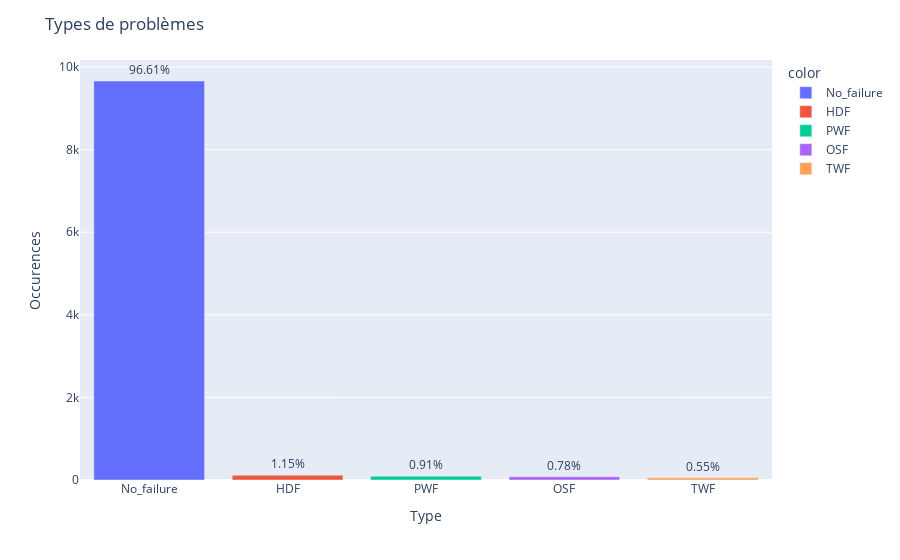

Notebook code cell kept with this figure:
### Markdown cell above
#### beaucoup de materiel qualifié de low  
#### Mauvaise distrib des classes

### Code cell
import plotly.express as px

# Types de problemes
count_failures = df['Failure_type'].value_counts()

# Calculer les pourcentages
pourcentages = count_failures / count_failures.sum() * 100

# Créer le graphique à barres avec Plotly Express
fig = px.bar(x=count_failures.index, y=count_failures.values, color=count_failures.index, text=pourcentages.round(2).astype(str) + '%')

# Mettre à jour les paramètres de la figure
fig.update_layout(title='Types de problèmes', xaxis_title='Type', yaxis_title='Occurences')

# Afficher les pourcentages au-dessus des barres
fig.update_traces(textposition='outside')

# Afficher la figure
fig.show()

### Figure 1 — Plotly figure (JSON) as saved in the notebook; plotly's stock layout.template omitted (floating-point values rounded to 4 significant figures)
{"data": [{"alignmentgroup": "True", "hovertemplate": "color=No_failure<br>x=%{x}<br>y=%{y}<br>text=%{text}<extra></extra>", "legendgroup": "No_failure", "marker": {"color": "#636efa", "pattern": {"shape": ""}}, "name": "No_failure", "offsetgroup": "No_failure", "orientation": "v", "showlegend": true, "text": ["96.61%"], "textposition": "outside", "type": "bar", "x": ["No_failure"], "xaxis": "x", "y": [9661], "yaxis": "y"}, {"alignmentgroup": "True", "hovertemplate": "color=HDF<br>x=%{x}<br>y=%{y}<br>text=%{text}<extra></extra>", "legendgroup": "HDF", "marker": {"color": "#EF553B", "pattern": {"shape": ""}}, "name": "HDF", "offsetgroup": "HDF", "orientation": "v", "showlegend": true, "text": ["1.15%"], "textposition": "outside", "type": "bar", "x": ["HDF"], "xaxis": "x", "y": [115], "yaxis": "y"}, {"alignmentgroup": "True", "hovertemplate": "color=PWF<br>x=%{x}<br>y=%{y}<br>text=%{text}<extra></extra>", "legendgroup": "PWF", "marker": {"color": "#00cc96", "pattern": {"shape": ""}}, "name": "PWF", "offsetgroup": "PWF", "orientation": "v", "showlegend": true, "text": ["0.91%"], "textposition": "outside", "type": "bar", "x": ["PWF"], "xaxis": "x", "y": [91], "yaxis": "y"}, {"alignmentgroup": "True", "hovertemplate": "color=OSF<br>x=%{x}<br>y=%{y}<br>text=%{text}<extra></extra>", "legendgroup": "OSF", "marker": {"color": "#ab63fa", "pattern": {"shape": ""}}, "name": "OSF", "offsetgroup": "OSF", "orientation": "v", "showlegend": true, "text": ["0.78%"], "textposition": "outside", "type": "bar", "x": ["OSF"], "xaxis": "x", "y": [78], "yaxis": "y"}, {"alignmentgroup": "True", "hovertemplate": "color=TWF<br>x=%{x}<br>y=%{y}<br>text=%{text}<extra></extra>", "legendgroup": "TWF", "marker": {"color": "#FFA15A", "pattern": {"shape": ""}}, "name": "TWF", "offsetgroup": "TWF", "orientation": "v", "showlegend": true, "text": ["0.55%"], "textposition": "outside", "type": "bar", "x": ["TWF"], "xaxis": "x", "y": [55], "yaxis": "y"}], "layout": {"barmode": "relative", "legend": {"title": {"text": "color"}, "tracegroupgap": 0}, "margin": {"t": 60}, "title": {"text": "Types de problèmes"}, "xaxis": {"anchor": "y", "domain": [0, 1], "title": {"text": "Type"}}, "yaxis": {"anchor": "x", "domain": [0, 1], "title": {"text": "Occurences"}}}}
